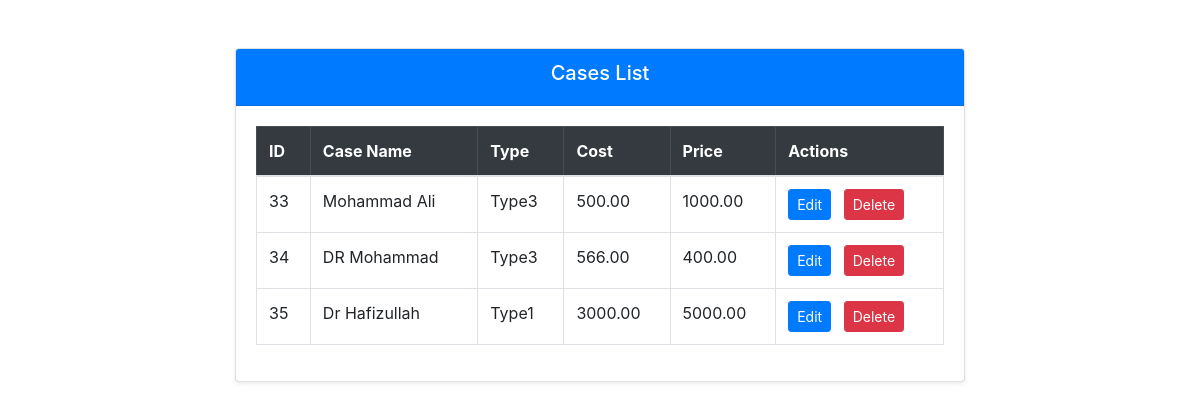
The page / on the database its author committed.
### tables this page shows
CREATE TABLE `cases` (
  `caseTypeID` int(11) NOT NULL,
  `caseName` varchar(100) DEFAULT NULL,
  `type` varchar(50) DEFAULT NULL,
  `cost` decimal(10,2) DEFAULT NULL,
  `price` decimal(10,2) DEFAULT NULL
);

### application/controllers/Cases.php (called while the page is built, shortened)
<?php
class Cases extends CI_Controller {
    function __construct() {
        $this->load->helper('url');
        $this->load->helper('form');
        $this->load->library('session');
        $this->load->model('Cases_Model');
    }
    public function index() {
        $this->load->model('Cases_Model');
        $data['cases'] = $this->Cases_Model->get_all_cases();
        $this->load->view('cases/index', $data);
    }
}

### index.php (called while the page is built, shortened)
<?php
require_once BASEPATH.'core/CodeIgniter.php';

### application/models/Cases_Model.php (called while the page is built, shortened)
<?php
class Cases_Model extends CI_Model {
    public function get_all_cases(){
        $query = $this->db->get('cases');
        return $query->result_array();
    }
}

### application/views/cases/index.php (the view, shortened to what this page needs)
<?php $this->load->view('includes/header'); ?>
<div class="container mt-5">
    <div class="row justify-content-center">
        <div class="col-md-8">
            <div class="card shadow-sm">
                <div class="card-header text-center bg-primary text-white">
                    <h5>Cases List</h5>
                </div>
                <div class="card-body">
                    <table class="table table-bordered table-hover">
                        <thead class="table-dark">
                            <tr>
                              <th>ID</th>
                              <th>Case Name</th>
                              <th>Type</th>
                              <th>Cost</th>
                              <th>Price</th>
                              <th>Actions</th>
                            </tr>
                        </thead>
                        <tbody>
                        <?php if (!empty($cases)): ?>
                        <?php foreach ($cases as $case): ?>
                          <tr>
                            <td><?= htmlspecialchars($case['caseTypeID'], ENT_QUOTES, 'UTF-8'); ?></td>
                            <td><?= htmlspecialchars($case['caseName'], ENT_QUOTES, 'UTF-8'); ?></td>
                            <td><?= htmlspecialchars($case['type'], ENT_QUOTES, 'UTF-8'); ?></td>
                            <td><?= htmlspecialchars($case['cost'], ENT_QUOTES, 'UTF-8'); ?></td>
                            <td><?= htmlspecialchars($case['price'], ENT_QUOTES, 'UTF-8'); ?></td>
                            <td>
                              <a href="<?= base_url('cases/edit/'.$case['caseTypeID']); ?>" class="btn btn-primary btn-sm mr-2">Edit</a>
                              <a href="<?= base_url('cases/delete/'.$case['caseTypeID']); ?>"onclick="return confirm('Are you sure you want to delete this record?')" class="btn btn-danger btn-sm">Delete</a>
                            </td>
                          </tr>
                        <?php endforeach; ?>
                        <?php else: ?>
                                <tr>
                                    <td colspan="6" class="text-center">No cases found</td>
                                </tr>
                            <?php endif; ?>
                        </tbody>
                    </table>
                </div>
            </div>
        </div>
    </div>
</div>

### application/views/includes/header.php (shortened to what this page needs)
<!DOCTYPE html>
<html lang="en">
<head>
  <link rel="stylesheet" href="https://stackpath.bootstrapcdn.com/bootstrap/4.5.2/css/bootstrap.min.css">
</head>
<body>

### rows shown on the page
cases: caseTypeID "33", caseName "Mohammad Ali", type "Type3", cost "500.00", price "1000.00"
cases: caseTypeID "34", caseName "DR Mohammad", type "Type3", cost "566.00", price "400.00"
cases: caseTypeID "35", caseName "Dr Hafizullah", type "Type1", cost "3000.00", price "5000.00"
